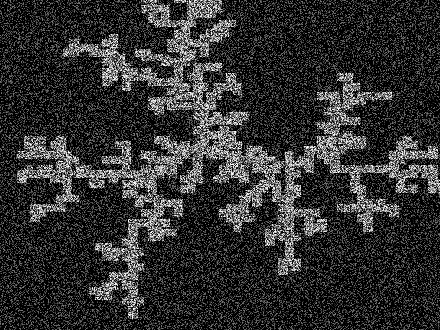
#> input picture Phindr3D-Python/testdata/metadata_tests/DLA_test_images/image1__T111__z1__ch2__dla.tiff, 440 x 330 px
$ python -i SegmentationFunctions.py   (imports and definitions only)   (older library calls are emulated)
#> lines starting #> are read from the running program, lines starting #| are printed output that depends on the picture
#> further down, picture is the input picture: shape (330, 440, 3); min 0, max 15, mean 2.92
# Copyright (C) 2022 Sunnybrook Research Institute
# This file is part of src <https://github.com/DWALab/Phindr3D>.
#
# src is free software: you can redistribute it and/or modify
# it under the terms of the GNU General Public License as published by
# the Free Software Foundation, either version 3 of the License, or
# (at your option) any later version.
#
# src is distributed in the hope that it will be useful,
# but WITHOUT ANY WARRANTY; without even the implied warranty of
# MERCHANTABILITY or FITNESS FOR A PARTICULAR PURPOSE.  See the
# GNU General Public License for more details.
#
# You should have received a copy of the GNU General Public License
# along with src.  If not, see <http://www.gnu.org/licenses/>.

import cv2 as cv
import numpy as np
import tifffile as tf
import skimage.io as io
from scipy import ndimage
from skimage import filters
from skimage import morphology as morph
from skimage import segmentation as seg

"""Static methods for segmentation. Referenced from
https://github.com/DWALab/Phindr3D/tree/9b95aebbd2a62c41d3c87a36f1122a78a21019c8/Lib
and
https://github.com/SRI-RSST/Phindr3D-python/blob/ba588bc925ef72c72103738d17ea922d20771064/phindr_functions.py
No constructor. All parameters and methods are static.
"""
# [147 lines left out: functions imfinfo, stdfilt, smoothImage, imadjust, bwareaopen, segmentImage and 5 more, not called in this run]

def watershed(img):
    """
    img should be the distance transform already flipped to be "deep" where objects are
    """
    # coords = peak_local_max((-img), footprint=np.ones((3,3)))
    struct = np.ones((3,3)) #structure was 3,3
    dilated = cv.dilate(-img, struct)
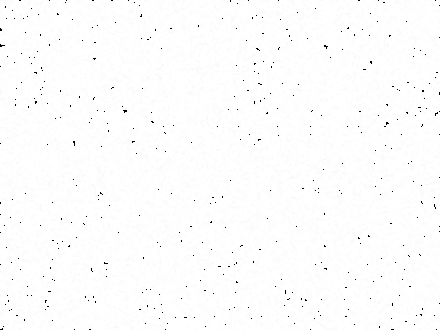
#> dilated: shape (330, 440, 3); min 0, max 255, mean 252.8
    mask = ((-img) >= dilated).astype('uint8') #both used to be -img
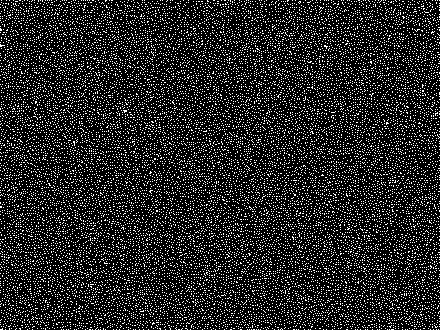
#> mask: shape (330, 440, 3); values 0 (black) and 1 (white), 15% white in thin lines or dots
    # # mask = np.zeros(img.shape, dtype=bool)
    # # mask[tuple(coords.T)] = True
    markers, ret = ndimage.label(mask)
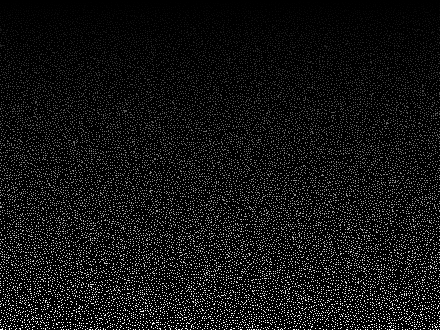
#> markers: shape (330, 440, 3) int32; min 0, max 19211, mean 1440.4; drawn with min black and max white
#> ret = 19211
    return seg.watershed(img, markers=markers, watershed_line=True)
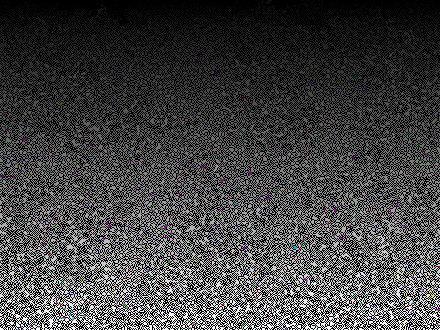
#> returned value: shape (330, 440, 3) int32; mean of channels 0, 1, 2 4969.6, 4961.5, 4968.5; drawn with min black and max white

# [200 lines left out: functions removeBorderObjects, resetLabelImage, regionprops, getImageThreshold, getfsimage, getfsimage_multichannel and 2 more, not called in this run]

# end SegmentationFunctions

>>> import cv2
>>> picture = cv2.imread('../../testdata/metadata_tests/DLA_test_images/image1__T111__z1__ch2__dla.tiff')
>>> result = watershed(picture)

$ run again, on Phindr3D-Python/testdata/metadata_tests/DLA_test_images/image1__T111__z3__ch3__dla.tiff
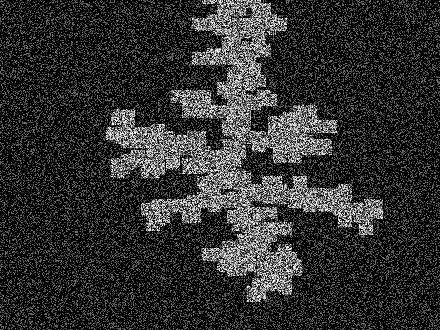
#> input picture Phindr3D-Python/testdata/metadata_tests/DLA_test_images/image1__T111__z3__ch3__dla.tiff, 440 x 330 px
#> picture is the input picture: shape (330, 440, 3); min 0, max 15, mean 2.82
#> in watershed, `mask = ((-img) >= dilated).astype('uint8')`:
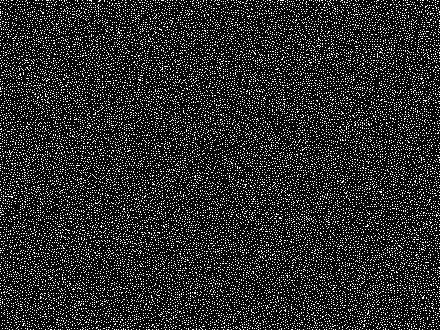
#> mask: shape (330, 440, 3); values 0 (black) and 1 (white), 15.1% white in thin lines or dots
#> ret = 19277
#> in watershed, `return seg.watershed(img, markers=markers, watershed_line=True)`:
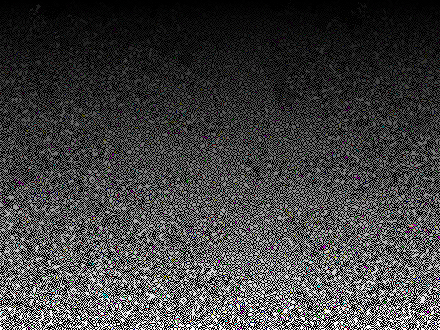
#> returned value: shape (330, 440, 3) int32; mean of channels 0, 1, 2 5004.1, 4994.7, 5006.7; drawn with min black and max white

$ run again, on Phindr3D-Python/testdata/metadata_tests/DLA_test_images/image1__T111__z4__ch1__dla.tiff
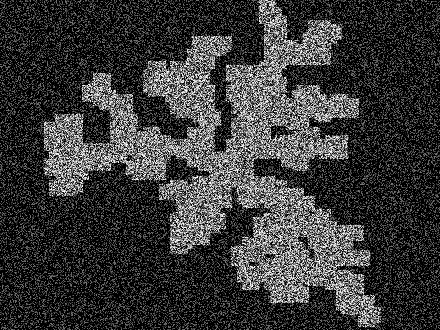
#> input picture Phindr3D-Python/testdata/metadata_tests/DLA_test_images/image1__T111__z4__ch1__dla.tiff, 440 x 330 px
#> picture is the input picture: shape (330, 440, 3); min 0, max 15, mean 3.41
#> in watershed, `mask = ((-img) >= dilated).astype('uint8')`:
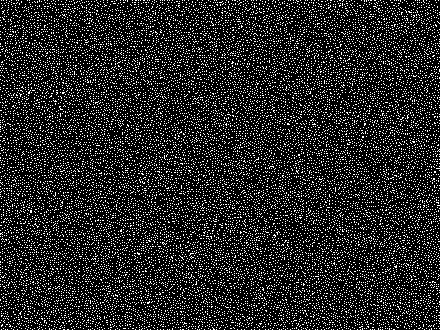
#> mask: shape (330, 440, 3); values 0 (black) and 1 (white), 15% white in thin lines or dots
#> ret = 19173
#> in watershed, `return seg.watershed(img, markers=markers, watershed_line=True)`:
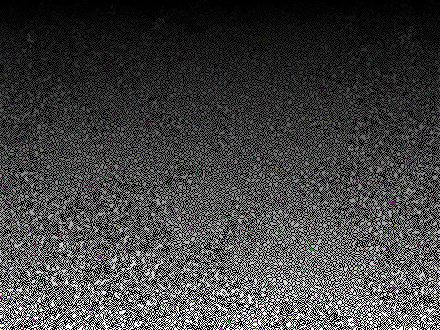
#> returned value: shape (330, 440, 3) int32; mean of channels 0, 1, 2 5005.4, 5000.7, 5007.4; drawn with min black and max white
